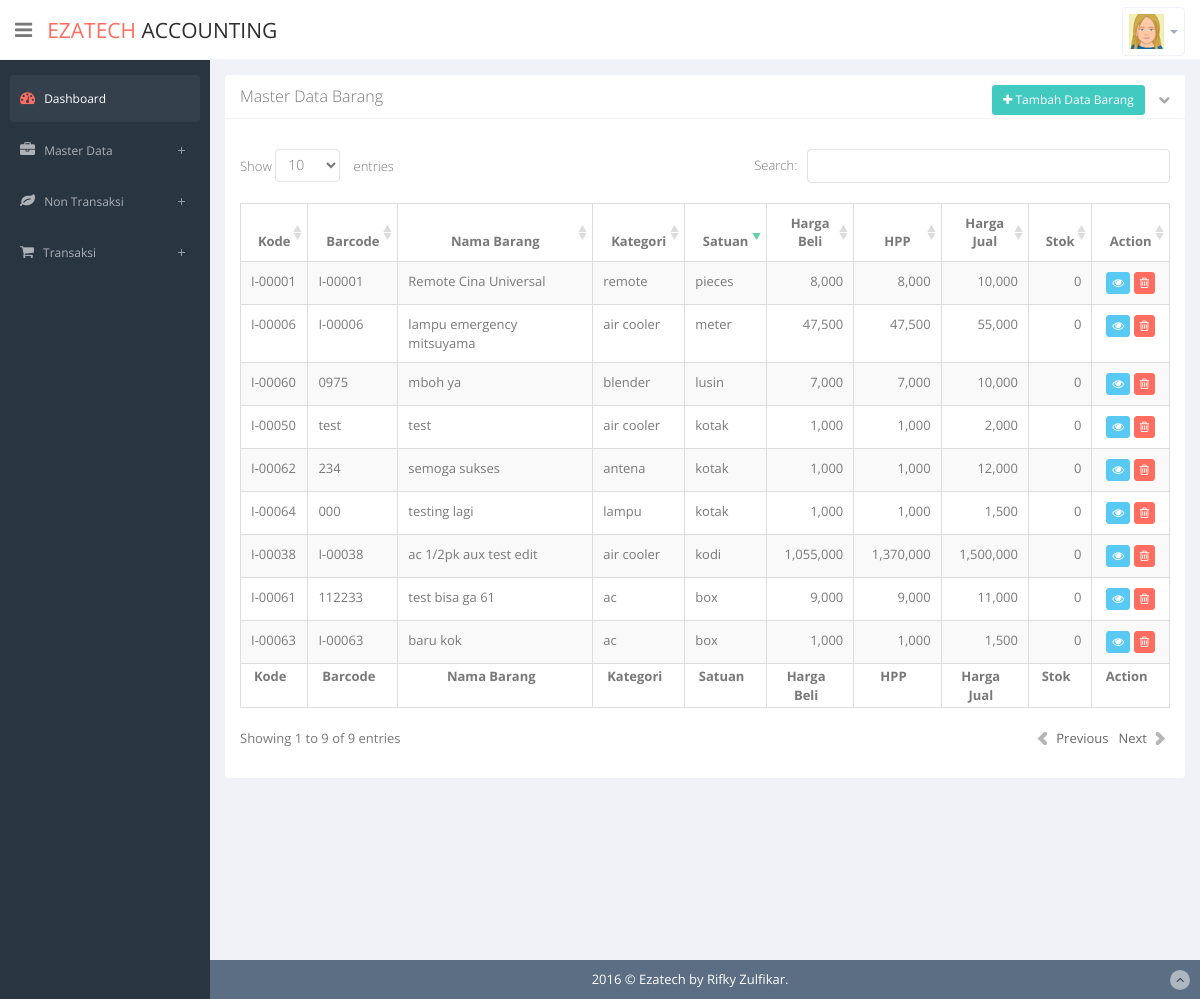
/index.php/barang, run on the app's committed database.
### tables this page shows
CREATE TABLE `t_barang` (
  `kd_barang` varchar(20) NOT NULL DEFAULT '',
  `barcode` varchar(20) NOT NULL,
  `nama_barang` varchar(50) NOT NULL DEFAULT '',
  `kd_kategori` varchar(30) NOT NULL,
  `kd_satuan` varchar(30) NOT NULL,
  `harga_beli` double(11,2) NOT NULL DEFAULT '0.00',
  `hpp` double(11,2) NOT NULL DEFAULT '0.00',
  `harga_jual` double(11,2) NOT NULL DEFAULT '0.00',
  `stok_awal` double(11,2) NOT NULL DEFAULT '0.00',
  `stok_update` double(11,2) NOT NULL DEFAULT '0.00',
  `hapus` varchar(1) NOT NULL DEFAULT '0',
  PRIMARY KEY (`kd_barang`),
  KEY `Kode_Kategori` (`kd_kategori`),
  KEY `Kode_Kategori_2` (`kd_kategori`),
  KEY `Kode_Satuan` (`stok_update`),
  KEY `Nama_Obat` (`nama_barang`) USING BTREE,
  KEY `Kode_Obat` (`kd_barang`) USING BTREE,
  KEY `Kode_Obat_2` (`kd_barang`) USING BTREE,
  CONSTRAINT `t_barang_ibfk_1` FOREIGN KEY (`kd_kategori`) REFERENCES `t_barang_kategori` (`kd_kategori`)
);

CREATE TABLE `t_barang_kategori` (
  `kd_kategori` varchar(20) NOT NULL DEFAULT '',
  `nama_kategori` varchar(25) NOT NULL,
  `hapus` varchar(1) NOT NULL DEFAULT '0',
  PRIMARY KEY (`kd_kategori`)
);

CREATE TABLE `t_barang_satuan` (
  `kd_satuan` varchar(20) NOT NULL DEFAULT '',
  `nama_satuan` varchar(25) NOT NULL,
  `hapus` varchar(1) NOT NULL DEFAULT '0',
  PRIMARY KEY (`kd_satuan`)
);

### application/controllers/barang.php (called while the page is built, shortened)
<?php
class Barang extends CI_Controller {
	public function __construct() {
		$this->load->model('barang_model');
		$this->load->model('kategori_model');
		$this->load->model('satuan_model');
	}
	public function index() {
		$rows = $this->barang_model->cari_semua();
		$this->load->view('admin/barang/master_barang', ["rows"=>$rows]);
	}
}

### index.php (called while the page is built, shortened)
<?php
require_once BASEPATH.'core/CodeIgniter.php';

### application/models/barang_model.php (called while the page is built, shortened)
<?php
	class Barang_model extends CI_Model {
		public function cari_semua() {
			$sql = "SELECT A.`kd_barang`,A.`barcode`,A.`nama_barang`,A.`kd_kategori`,B.`nama_kategori`,A.`kd_satuan`,C.`nama_satuan`,A.`harga_beli`,A.`hpp`,A.`harga_jual`,A.`stok_awal`,A.`stok_update`,A.`hapus` FROM (`t_barang` A INNER JOIN `t_barang_kategori` B ON A.`kd_kategori`=B.`kd_kategori`) INNER JOIN `t_barang_satuan` C ON A.`kd_satuan`=C.`kd_satuan` WHERE A.`hapus`<>'1' ORDER BY A.`kd_barang`,A.`nama_barang`;";
			$query=$this->db->query($sql);
			return $query->result();
		}
	}
?>

### application/views/admin/barang/master_barang.php (the view, shortened to what this page needs)
<?php
	include(__DIR__ . "/../head.php");
	include(__DIR__ . "/../header.php");
	include(__DIR__ . "/../sidebar.php");
?>
<section id="main-content">
	<section class="wrapper site-min-height">
		<section class="panel">
			<header class="panel-heading">
			Master Data Barang
			<span class="tools pull-right">
				<button type="button" class="btn btn-primary btn-sm" id="btn-tambah"><i class="fa fa-plus"></i> Tambah Data Barang</button>
				<a href="javascript:;" class="fa fa-chevron-down"></a>
			</span>
			</header>
			<div class="panel-body">
				<div class="adv-table">
					<table class="display table table-bordered table-striped" id="dynamic-table">
						<thead>
							<tr>
								<th class="text-center">Kode</th>
								<th class="text-center">Barcode</th>
								<th class="text-center">Nama Barang</th>
								<th class="text-center hidden-phone">Kategori</th>
								<th class="text-center hidden-phone">Satuan</th>
								<th class="text-center hidden-phone">Harga Beli</th>
								<th class="text-center hidden-phone">HPP</th>
								<th class="text-center">Harga Jual</th>
								<th class="text-center">Stok</th>
								<th class="text-center hidden-phone">Action</th>
							</tr>
						</thead>
						<tbody>
							<?php
							foreach ($rows as $row) {
							?>
							<tr>
								<td><?=$row->kd_barang?></td>
								<td><?=$row->barcode?></td>
								<td><?=$row->nama_barang?></td>
								<td class="hidden-phone"><?=$row->nama_kategori?></td>
								<td class="hidden-phone"><?=$row->nama_satuan?></td>
								<td align="right" class="hidden-phone"><?=number_format($row->harga_beli)?></td>
								<td align="right" class="hidden-phone"><?=number_format($row->hpp)?></td>
								<td align="right" ><?=number_format($row->harga_jual)?></td>
								<td align="right" ><?=number_format($row->stok_update)?></td>
								<td class="center hidden-phone">
									<a href="<?=base_url()?>index.php/barang/form_edit/?id=<?=$row->kd_barang?>"<button type="button" class="btn btn-info btn-xs tooltips btn-ubah" data-placement="top" data-toggle="tooltip" data-original-title="Edit Data"><i class="fa fa-eye"></i></button></a>
									<a href="<?=base_url()?>index.php/barang/hapus/?id=<?=$row->kd_barang?>"<button type="button" class="btn btn-danger btn-xs tooltips btn-hapus" data-placement="top" data-toggle="tooltip" data-original-title="Hapus Data" onclick="return confirm('Anda yakin menghapus data ID <?=$row->kd_barang?>')"><i class="fa fa-trash-o"></i></button></a>
								</td>
							</tr>
							<?php } ?>
						</tbody>
						<tfoot>
							<tr>
								<th class="text-center">Kode</th>
								<th class="text-center">Barcode</th>
								<th class="text-center">Nama Barang</th>
								<th class="text-center hidden-phone">Kategori</th>
								<th class="text-center hidden-phone">Satuan</th>
								<th class="text-center hidden-phone">Harga Beli</th>
								<th class="text-center hidden-phone">HPP</th>
								<th class="text-center">Harga Jual</th>
								<th class="text-center">Stok</th>
								<th class="text-center hidden-phone">Action</th>
							</tr>
						</tfoot>
					</table>
				</div>
			</div>
	</section>
</section>
<?php
	include(__DIR__ . "/../footer.php");
?>
</body>
</html>

### data on the page
t_barang: kd_barang "I-00001", barcode "I-00001", nama_barang "Remote Cina Universal", kd_kategori.nama_kategori "remote", kd_satuan.nama_satuan "pieces", harga_beli "8,000", hpp "8,000", harga_jual "10,000", stok_update "0"
t_barang: kd_barang "I-00006", barcode "I-00006", nama_barang "lampu emergency mitsuyama", kd_kategori.nama_kategori "air cooler", kd_satuan.nama_satuan "meter", harga_beli "47,500", hpp "47,500", harga_jual "55,000", stok_update "0"
t_barang: kd_barang "I-00038", barcode "I-00038", nama_barang "ac 1/2pk aux test edit", kd_kategori.nama_kategori "air cooler", kd_satuan.nama_satuan "kodi", harga_beli "1,055,000", hpp "1,370,000", harga_jual "1,500,000", stok_update "0"
t_barang: kd_barang "I-00050", barcode "test", nama_barang "test", kd_kategori.nama_kategori "air cooler", kd_satuan.nama_satuan "kotak", harga_beli "1,000", hpp "1,000", harga_jual "2,000", stok_update "0"
t_barang: kd_barang "I-00060", barcode "0975", nama_barang "mboh ya", kd_kategori.nama_kategori "blender", kd_satuan.nama_satuan "lusin", harga_beli "7,000", hpp "7,000", harga_jual "10,000", stok_update "0"
t_barang: kd_barang "I-00061", barcode "112233", nama_barang "test bisa ga 61", kd_kategori.nama_kategori "ac", kd_satuan.nama_satuan "box", harga_beli "9,000", hpp "9,000", harga_jual "11,000", stok_update "0"
t_barang: kd_barang "I-00062", barcode "234", nama_barang "semoga sukses", kd_kategori.nama_kategori "antena", kd_satuan.nama_satuan "kotak", harga_beli "1,000", hpp "1,000", harga_jual "12,000", stok_update "0"
t_barang: kd_barang "I-00063", barcode "I-00063", nama_barang "baru kok", kd_kategori.nama_kategori "ac", kd_satuan.nama_satuan "box", harga_beli "1,000", hpp "1,000", harga_jual "1,500", stok_update "0"
t_barang: kd_barang "I-00064", barcode "000", nama_barang "testing lagi", kd_kategori.nama_kategori "lampu", kd_satuan.nama_satuan "kotak", harga_beli "1,000", hpp "1,000", harga_jual "1,500", stok_update "0"
